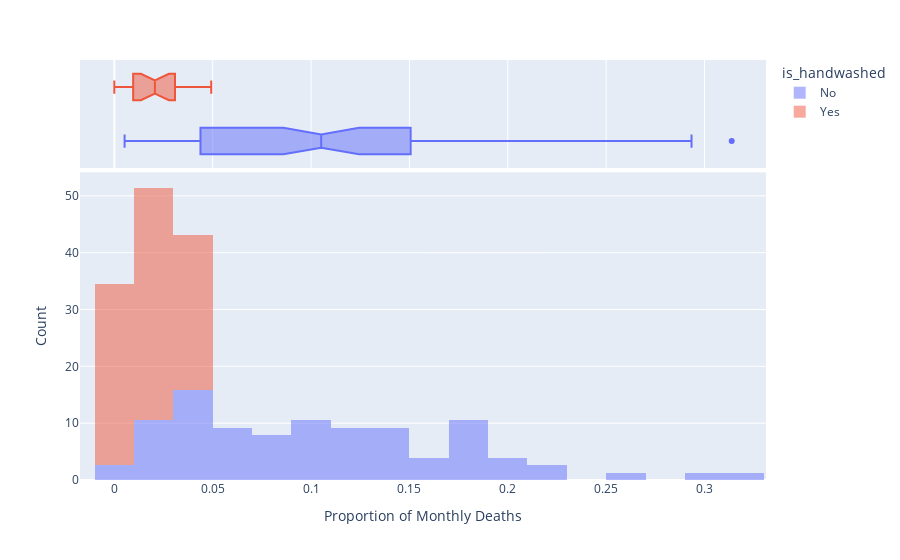

The notebook cell saved with this chart:
### Code cell
fig = px.histogram(df_monthly, 
                   x="pct_deaths", 
                   
                   color="is_handwashed",
                   histnorm = 'percent',
                   nbins=30,
                   marginal="box")

fig.update_traces(opacity=0.5, selector=dict(type='histogram')) 

fig.update_layout(xaxis_title='Proportion of Monthly Deaths',
                   yaxis_title='Count',)

fig.show()

### Figure 1 — Plotly figure (JSON) as saved in the notebook; plotly's stock layout.template omitted (floating-point values rounded to 4 significant figures)
{"data": [{"alignmentgroup": "True", "bingroup": "x", "histnorm": "percent", "hovertemplate": "is_handwashed=No<br>pct_deaths=%{x}<br>percent=%{y}<extra></extra>", "legendgroup": "No", "marker": {"color": "#636efa", "pattern": {"shape": ""}}, "name": "No", "nbinsx": 30, "offsetgroup": "No", "opacity": 0.5, "orientation": "v", "showlegend": true, "type": "histogram", "x": [0.1457, 0.07531, 0.04332, 0.01569, 0.007843, 0.05, 0.08421, 0.01351, 0.01878, 0.1102, 0.2255, 0.2085, 0.1222, 0.1023, 0.1074, 0.03226, 0.06593, 0.2078, 0.2546, 0.1839, 0.2934, 0.2297, 0.3138, 0.1912, 0.1597, 0.1241, 0.1193, 0.06098, 0.04082, 0.005236, 0.01554, 0.02262, 0.176, 0.07143, 0.08051, 0.1516, 0.1128, 0.1703, 0.1731, 0.05833, 0.02679, 0.04369, 0.0632, 0.01224, 0.03226, 0.1102, 0.1055, 0.07591, 0.04745, 0.04452, 0.04231, 0.04392, 0.07143, 0.06122, 0.03586, 0.1055, 0.1484, 0.1094, 0.1049, 0.1339, 0.1809, 0.1543, 0.1897, 0.1344, 0.1015, 0.131, 0.1806, 0.1439, 0.1496, 0.1077, 0.05369, 0.03215, 0.01923, 0.03607, 0.1827, 0.1224], "xaxis": "x", "yaxis": "y"}, {"alignmentgroup": "True", "hovertemplate": "is_handwashed=No<br>pct_deaths=%{x}<extra></extra>", "legendgroup": "No", "marker": {"color": "#636efa"}, "name": "No", "notched": true, "offsetgroup": "No", "showlegend": false, "type": "box", "x": [0.1457, 0.07531, 0.04332, 0.01569, 0.007843, 0.05, 0.08421, 0.01351, 0.01878, 0.1102, 0.2255, 0.2085, 0.1222, 0.1023, 0.1074, 0.03226, 0.06593, 0.2078, 0.2546, 0.1839, 0.2934, 0.2297, 0.3138, 0.1912, 0.1597, 0.1241, 0.1193, 0.06098, 0.04082, 0.005236, 0.01554, 0.02262, 0.176, 0.07143, 0.08051, 0.1516, 0.1128, 0.1703, 0.1731, 0.05833, 0.02679, 0.04369, 0.0632, 0.01224, 0.03226, 0.1102, 0.1055, 0.07591, 0.04745, 0.04452, 0.04231, 0.04392, 0.07143, 0.06122, 0.03586, 0.1055, 0.1484, 0.1094, 0.1049, 0.1339, 0.1809, 0.1543, 0.1897, 0.1344, 0.1015, 0.131, 0.1806, 0.1439, 0.1496, 0.1077, 0.05369, 0.03215, 0.01923, 0.03607, 0.1827, 0.1224], "xaxis": "x2", "yaxis": "y2"}, {"alignmentgroup": "True", "bingroup": "x", "histnorm": "percent", "hovertemplate": "is_handwashed=Yes<br>pct_deaths=%{x}<br>percent=%{y}<extra></extra>", "legendgroup": "Yes", "marker": {"color": "#EF553B", "pattern": {"shape": ""}}, "name": "Yes", "nbinsx": 30, "offsetgroup": "Yes", "opacity": 0.5, "orientation": "v", "showlegend": true, "type": "histogram", "x": [0.02239, 0.012, 0.01894, 0.0458, 0.03957, 0.04472, 0.0293, 0.03534, 0.006873, 0, 0.006557, 0.009585, 0.01136, 0.003717, 0, 0.009615, 0.02341, 0.02903, 0.0134, 0.02233, 0.03085, 0.04926], "xaxis": "x", "yaxis": "y"}, {"alignmentgroup": "True", "hovertemplate": "is_handwashed=Yes<br>pct_deaths=%{x}<extra></extra>", "legendgroup": "Yes", "marker": {"color": "#EF553B"}, "name": "Yes", "notched": true, "offsetgroup": "Yes", "showlegend": false, "type": "box", "x": [0.02239, 0.012, 0.01894, 0.0458, 0.03957, 0.04472, 0.0293, 0.03534, 0.006873, 0, 0.006557, 0.009585, 0.01136, 0.003717, 0, 0.009615, 0.02341, 0.02903, 0.0134, 0.02233, 0.03085, 0.04926], "xaxis": "x2", "yaxis": "y2"}], "layout": {"barmode": "relative", "legend": {"title": {"text": "is_handwashed"}, "tracegroupgap": 0}, "margin": {"t": 60}, "xaxis": {"anchor": "y", "domain": [0, 1], "title": {"text": "Proportion of Monthly Deaths"}}, "xaxis2": {"anchor": "y2", "domain": [0, 1], "matches": "x", "showgrid": true, "showticklabels": false}, "yaxis": {"anchor": "x", "domain": [0, 0.7326], "title": {"text": "Count"}}, "yaxis2": {"anchor": "x2", "domain": [0.7426, 1], "matches": "y2", "showgrid": false, "showline": false, "showticklabels": false, "ticks": ""}}}
